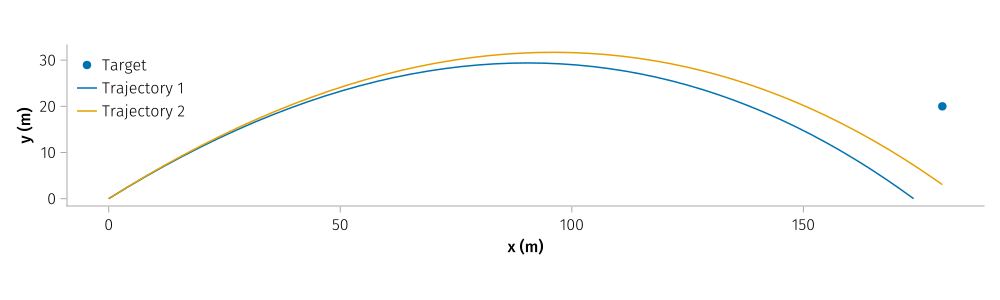

Here is the Julia script that generated this plot:
# This file was generated, do not modify it. # hide
target2 = [180, 20]

sol12 = simulate_projectile2(ẋ1, ẏ1)
sol22 = simulate_projectile2(ẋ2, ẏ2)

fig4 = Figure(resolution=(1000,300))
ax4 = Axis(fig4[1,1], xlabel="x (m)", ylabel="y (m)", aspect = DataAspect())

scatter!(ax4, [target2[1]], [target2[2]], label="Target")

lines!(ax4, interp_sol(sol12, [x,y], times)..., label="Trajectory 1")
lines!(ax4, interp_sol(sol22, [x,y], times)..., label="Trajectory 2")

axislegend(ax4, position=:lt)
save("assets/posts/direct-shooting-with-approx/code/guess2.svg", fig4) #hide